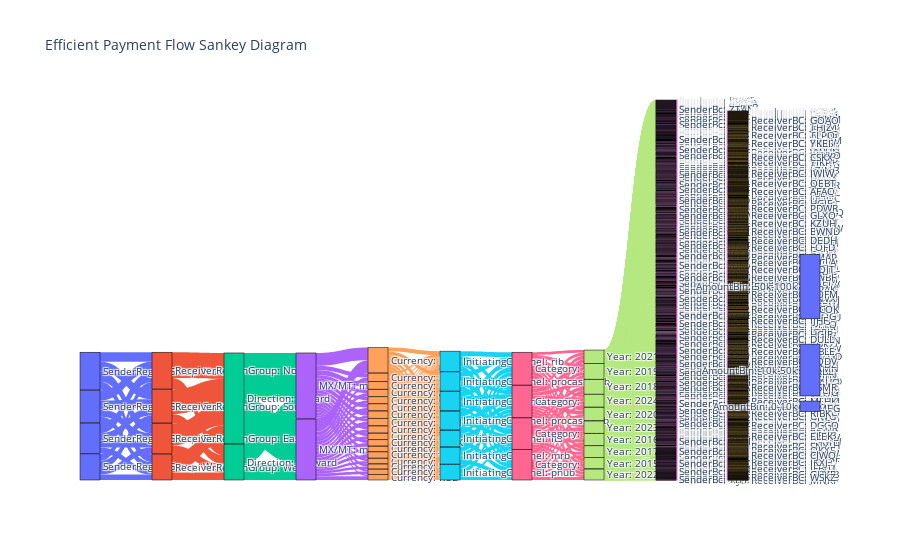

The code cell stored with this chart in its notebook:
### Code cell
bins = [0, 10000, 50000, 100000, 200000]
labels = ['0-10k', '10k-50k', '50k-100k', '100k+']
df['AmountBin'] = pd.cut(df['Amount'], bins=bins, labels=labels, include_lowest=True)

# Efficient flow sequence
columns = [
    'SenderRegionGroup', 'ReceiverRegionGroup', 'Direction', 'MX/MT',
    'Currency', 'InitiatingChannel', 'Category', 'Year', 'SenderBc', 'ReceiverBC', 'AmountBin'
]

# Create nodes and links, prefix labels with column to avoid collapsing
all_labels = []
label_indices = {}

def add_labels(vals, col_name):
    indices = []
    for v in vals:
        label = f"{col_name}: {v}"
        if label not in label_indices:
            label_indices[label] = len(all_labels)
            all_labels.append(label)
        indices.append(label_indices[label])
    return indices

source = []
target = []
value = []

for i in range(len(columns) - 1):
    col_source = columns[i]
    col_target = columns[i + 1]

    grouped = df.groupby([col_source, col_target]).size().reset_index(name='count')

    source_indices = add_labels(grouped[col_source], col_source)
    target_indices = add_labels(grouped[col_target], col_target)

    source.extend(source_indices)
    target.extend(target_indices)
    value.extend(grouped['count'].tolist())

# Color nodes by column group using Plotly qualitative palette
palette = px.colors.qualitative.Plotly
node_colors = []
for label in all_labels:
    # Extract column name from label prefix
    col_name = label.split(':')[0]
    col_idx = columns.index(col_name)
    color = palette[col_idx % len(palette)]
    node_colors.append(color)

# Color links by source node color
link_colors = [node_colors[s] for s in source]

# Create Sankey figure
fig = go.Figure(data=[go.Sankey(
    node=dict(
        pad=15,
        thickness=20,
        line=dict(color="black", width=0.5),
        label=all_labels,
        color=node_colors,
    ),
    link=dict(
        source=source,
        target=target,
        value=value,
        color=link_colors,
    )
)])

fig.update_layout(title_text="Efficient Payment Flow Sankey Diagram", font_size=10)
fig.show()

### Figure 1 — Plotly figure (JSON) as saved in the notebook; plotly's stock layout.template omitted (floating-point values rounded to 4 significant figures; data arrays with more than 128 entries replaced by an {"elided": "..."} marker saying what was removed)
{"data": [{"link": {"color": {"elided": "4862 str values"}, "source": {"elided": "4862 int values"}, "target": {"elided": "4862 int values"}, "value": {"elided": "4862 int values"}}, "node": {"color": {"elided": "1412 str values"}, "label": {"elided": "1412 str values"}, "line": {"color": "black", "width": 0.5}, "pad": 15, "thickness": 20}, "type": "sankey"}], "layout": {"font": {"size": 10}, "title": {"text": "Efficient Payment Flow Sankey Diagram"}}}
